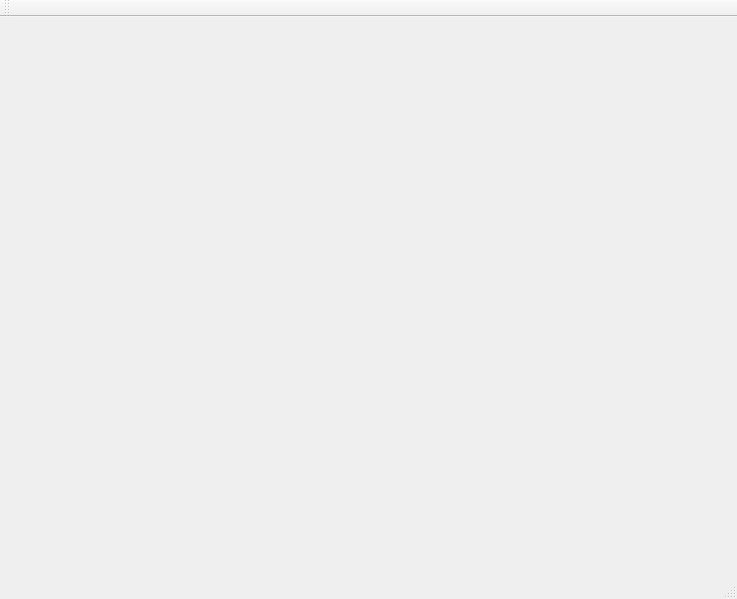
<?xml version="1.0" encoding="UTF-8"?>
<ui version="4.0">
 <class>MainWindow</class>
 <widget class="QMainWindow" name="MainWindow">
  <property name="geometry">
   <rect>
    <x>0</x>
    <y>0</y>
    <width>737</width>
    <height>599</height>
   </rect>
  </property>
  <property name="windowTitle">
   <string>MainWindow</string>
  </property>
  <widget class="QWidget" name="centralWidget">
   <widget class="QLabel" name="statusLabel">
    <property name="geometry">
     <rect>
      <x>300</x>
      <y>270</y>
      <width>131</width>
      <height>101</height>
     </rect>
    </property>
    <property name="text">
     <string/>
    </property>
   </widget>
  </widget>
  <widget class="QMenuBar" name="menuBar">
   <property name="geometry">
    <rect>
     <x>0</x>
     <y>0</y>
     <width>737</width>
     <height>26</height>
    </rect>
   </property>
  </widget>
  <widget class="QToolBar" name="mainToolBar">
   <attribute name="toolBarArea">
    <enum>TopToolBarArea</enum>
   </attribute>
   <attribute name="toolBarBreak">
    <bool>false</bool>
   </attribute>
  </widget>
  <widget class="QStatusBar" name="statusBar"/>
 </widget>
 <layoutdefault spacing="6" margin="11"/>
 <resources/>
 <connections/>
</ui>
